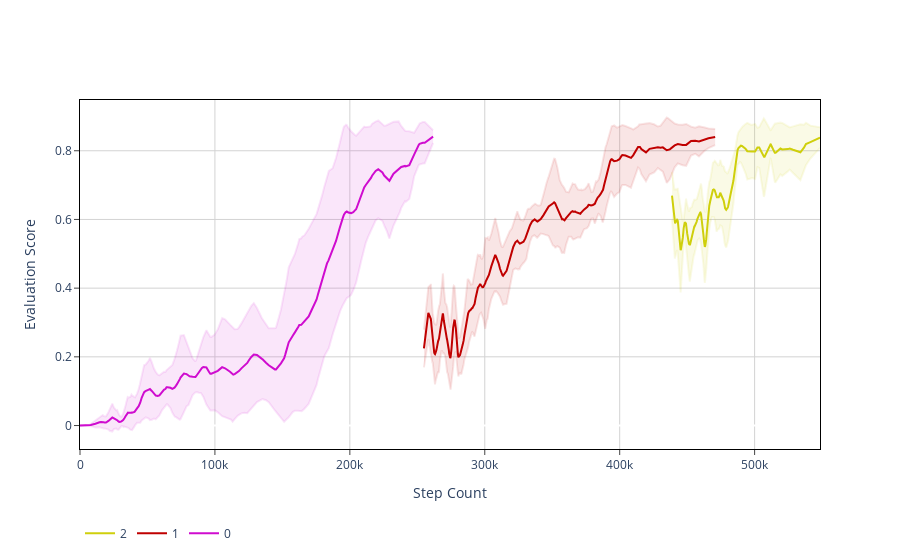
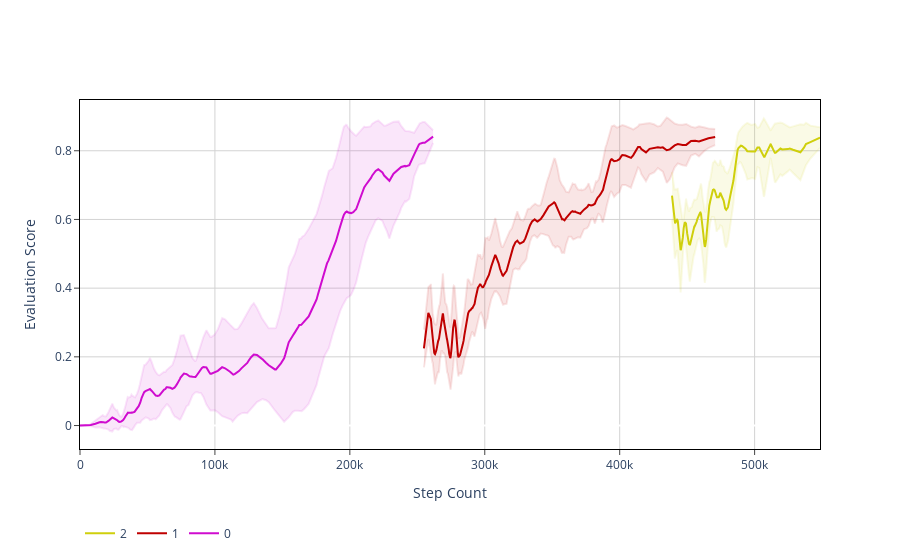

Notebook code for these charts, in order:
### Markdown cell above
### Plot agent evaluation vs steps time domain

### Code cell
visualizations.plot_trajectories(stats_all_1_0,
                                 show=True, save_path='outputs/eps=1.0/trajectories.png', show_std=True)

### Figure 1 — Plotly figure (JSON) as saved in the notebook; plotly's stock layout.template omitted (floating-point values rounded to 4 significant figures; data arrays with more than 128 entries replaced by an {"elided": "..."} marker saying what was removed)
{"data": [{"line": {"color": "#cf0ccf"}, "mode": "lines", "name": "0", "type": "scatter", "x": {"elided": "267 int values"}, "y": {"elided": "267 float values"}}, {"line": {"color": "rgba(207, 12, 207, 0.1)"}, "mode": "lines", "showlegend": false, "type": "scatter", "x": {"elided": "267 int values"}, "y": {"elided": "267 float values"}}, {"fill": "tonexty", "fillcolor": "rgba(207, 12, 207, 0.1)", "line": {"color": "rgba(207, 12, 207, 0.1)"}, "mode": "lines", "showlegend": false, "type": "scatter", "x": {"elided": "267 int values"}, "y": {"elided": "267 float values"}}, {"line": {"color": "#bf0000"}, "mode": "lines", "name": "1", "type": "scatter", "x": {"elided": "329 float values"}, "y": {"elided": "329 float values"}}, {"line": {"color": "rgba(191, 0, 0, 0.1)"}, "mode": "lines", "showlegend": false, "type": "scatter", "x": {"elided": "329 float values"}, "y": {"elided": "329 float values"}}, {"fill": "tonexty", "fillcolor": "rgba(191, 0, 0, 0.1)", "line": {"color": "rgba(191, 0, 0, 0.1)"}, "mode": "lines", "showlegend": false, "type": "scatter", "x": {"elided": "329 float values"}, "y": {"elided": "329 float values"}}, {"line": {"color": "#cfcf0c"}, "mode": "lines", "name": "2", "type": "scatter", "x": {"elided": "191 float values"}, "y": {"elided": "191 float values"}}, {"line": {"color": "rgba(207, 207, 12, 0.1)"}, "mode": "lines", "showlegend": false, "type": "scatter", "x": {"elided": "191 float values"}, "y": {"elided": "191 float values"}}, {"fill": "tonexty", "fillcolor": "rgba(207, 207, 12, 0.1)", "line": {"color": "rgba(207, 207, 12, 0.1)"}, "mode": "lines", "showlegend": false, "type": "scatter", "x": {"elided": "191 float values"}, "y": {"elided": "191 float values"}}], "layout": {"font": {"size": 12}, "legend": {"orientation": "h", "x": 0, "xanchor": "left", "y": -0.2, "yanchor": "top"}, "plot_bgcolor": "white", "title": {"x": 0.5}, "xaxis": {"gridcolor": "lightgrey", "linecolor": "black", "mirror": true, "showline": true, "ticks": "outside", "title": {"text": "Step Count"}}, "yaxis": {"gridcolor": "lightgrey", "linecolor": "black", "mirror": true, "showline": true, "ticks": "outside", "title": {"text": "Evaluation Score"}}}}

### Figure 2 — Plotly figure (JSON) as saved in the notebook; plotly's stock layout.template omitted (floating-point values rounded to 4 significant figures; data arrays with more than 128 entries replaced by an {"elided": "..."} marker saying what was removed)
{"data": [{"line": {"color": "#cf0ccf"}, "mode": "lines", "name": "0", "type": "scatter", "x": {"elided": "267 int values"}, "y": {"elided": "267 float values"}}, {"line": {"color": "rgba(207, 12, 207, 0.1)"}, "mode": "lines", "showlegend": false, "type": "scatter", "x": {"elided": "267 int values"}, "y": {"elided": "267 float values"}}, {"fill": "tonexty", "fillcolor": "rgba(207, 12, 207, 0.1)", "line": {"color": "rgba(207, 12, 207, 0.1)"}, "mode": "lines", "showlegend": false, "type": "scatter", "x": {"elided": "267 int values"}, "y": {"elided": "267 float values"}}, {"line": {"color": "#bf0000"}, "mode": "lines", "name": "1", "type": "scatter", "x": {"elided": "329 float values"}, "y": {"elided": "329 float values"}}, {"line": {"color": "rgba(191, 0, 0, 0.1)"}, "mode": "lines", "showlegend": false, "type": "scatter", "x": {"elided": "329 float values"}, "y": {"elided": "329 float values"}}, {"fill": "tonexty", "fillcolor": "rgba(191, 0, 0, 0.1)", "line": {"color": "rgba(191, 0, 0, 0.1)"}, "mode": "lines", "showlegend": false, "type": "scatter", "x": {"elided": "329 float values"}, "y": {"elided": "329 float values"}}, {"line": {"color": "#cfcf0c"}, "mode": "lines", "name": "2", "type": "scatter", "x": {"elided": "191 float values"}, "y": {"elided": "191 float values"}}, {"line": {"color": "rgba(207, 207, 12, 0.1)"}, "mode": "lines", "showlegend": false, "type": "scatter", "x": {"elided": "191 float values"}, "y": {"elided": "191 float values"}}, {"fill": "tonexty", "fillcolor": "rgba(207, 207, 12, 0.1)", "line": {"color": "rgba(207, 207, 12, 0.1)"}, "mode": "lines", "showlegend": false, "type": "scatter", "x": {"elided": "191 float values"}, "y": {"elided": "191 float values"}}], "layout": {"font": {"size": 12}, "legend": {"orientation": "h", "x": 0, "xanchor": "left", "y": -0.2, "yanchor": "top"}, "plot_bgcolor": "white", "title": {"x": 0.5}, "xaxis": {"gridcolor": "lightgrey", "linecolor": "black", "mirror": true, "showline": true, "ticks": "outside", "title": {"text": "Step Count"}}, "yaxis": {"gridcolor": "lightgrey", "linecolor": "black", "mirror": true, "showline": true, "ticks": "outside", "title": {"text": "Evaluation Score"}}}}
